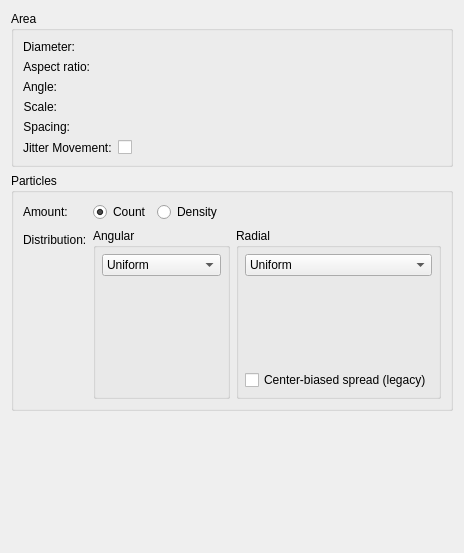
<?xml version="1.0" encoding="UTF-8"?>
<ui version="4.0">
 <author>
    SPDX-FileCopyrightText: none
    SPDX-License-Identifier: GPL-3.0-or-later
  </author>
 <class>WdgSprayOptions</class>
 <widget class="QWidget" name="WdgSprayOptions">
  <property name="geometry">
   <rect>
    <x>0</x>
    <y>0</y>
    <width>464</width>
    <height>553</height>
   </rect>
  </property>
  <property name="sizePolicy">
   <sizepolicy hsizetype="Preferred" vsizetype="Fixed">
    <horstretch>255</horstretch>
    <verstretch>255</verstretch>
   </sizepolicy>
  </property>
  <property name="minimumSize">
   <size>
    <width>425</width>
    <height>290</height>
   </size>
  </property>
  <layout class="QVBoxLayout" name="verticalLayout" stretch="0,0,1">
   <item>
    <widget class="QGroupBox" name="groupBox_2">
     <property name="title">
      <string comment="Name of the group of options related to the spay area in the spray engine">Area</string>
     </property>
     <layout class="QFormLayout" name="formLayout">
      <property name="fieldGrowthPolicy">
       <enum>QFormLayout::AllNonFixedFieldsGrow</enum>
      </property>
      <item row="0" column="0">
       <widget class="QLabel" name="diameterLabel">
        <property name="sizePolicy">
         <sizepolicy hsizetype="Preferred" vsizetype="Preferred">
          <horstretch>0</horstretch>
          <verstretch>0</verstretch>
         </sizepolicy>
        </property>
        <property name="text">
         <string comment="Label for the diameter of the spray area in the spray engine">Diameter:</string>
        </property>
        <property name="alignment">
         <set>Qt::AlignRight|Qt::AlignTrailing|Qt::AlignVCenter</set>
        </property>
       </widget>
      </item>
      <item row="0" column="1">
       <widget class="KisDoubleSliderSpinBox" name="diameterSpinBox" native="true"/>
      </item>
      <item row="1" column="0">
       <widget class="QLabel" name="aspectLabel">
        <property name="sizePolicy">
         <sizepolicy hsizetype="Preferred" vsizetype="Preferred">
          <horstretch>0</horstretch>
          <verstretch>0</verstretch>
         </sizepolicy>
        </property>
        <property name="text">
         <string comment="Label for the aspect ratio of the spray area in the spray engine">Aspect ratio:</string>
        </property>
        <property name="alignment">
         <set>Qt::AlignRight|Qt::AlignTrailing|Qt::AlignVCenter</set>
        </property>
       </widget>
      </item>
      <item row="1" column="1">
       <widget class="KisDoubleSliderSpinBox" name="aspectSPBox" native="true"/>
      </item>
      <item row="2" column="0">
       <widget class="QLabel" name="rotationLbl">
        <property name="sizePolicy">
         <sizepolicy hsizetype="Preferred" vsizetype="Preferred">
          <horstretch>0</horstretch>
          <verstretch>0</verstretch>
         </sizepolicy>
        </property>
        <property name="text">
         <string comment="Label for the angle of the spray area in the spray engine">Angle:</string>
        </property>
        <property name="alignment">
         <set>Qt::AlignRight|Qt::AlignTrailing|Qt::AlignVCenter</set>
        </property>
       </widget>
      </item>
      <item row="2" column="1">
       <layout class="QHBoxLayout" name="horizontalLayout">
        <property name="spacing">
         <number>0</number>
        </property>
        <item>
         <widget class="KisAngleSelector" name="rotationAngleSelector" native="true"/>
        </item>
        <item>
         <spacer name="horizontalSpacer">
          <property name="orientation">
           <enum>Qt::Horizontal</enum>
          </property>
          <property name="sizeHint" stdset="0">
           <size>
            <width>0</width>
            <height>0</height>
           </size>
          </property>
         </spacer>
        </item>
       </layout>
      </item>
      <item row="3" column="0">
       <widget class="QLabel" name="scaleLbl">
        <property name="sizePolicy">
         <sizepolicy hsizetype="Preferred" vsizetype="Preferred">
          <horstretch>0</horstretch>
          <verstretch>0</verstretch>
         </sizepolicy>
        </property>
        <property name="text">
         <string comment="Label for the scale of the spray area in the spray engine">Scale:</string>
        </property>
        <property name="alignment">
         <set>Qt::AlignRight|Qt::AlignTrailing|Qt::AlignVCenter</set>
        </property>
       </widget>
      </item>
      <item row="3" column="1">
       <widget class="KisDoubleSliderSpinBox" name="scaleSpin" native="true"/>
      </item>
      <item row="4" column="0">
       <widget class="QLabel" name="spacingLabel">
        <property name="text">
         <string comment="Label for the spacing of the spray area in the spray engine">Spacing:</string>
        </property>
        <property name="alignment">
         <set>Qt::AlignRight|Qt::AlignTrailing|Qt::AlignVCenter</set>
        </property>
       </widget>
      </item>
      <item row="4" column="1">
       <widget class="KisDoubleSliderSpinBox" name="spacingSpin" native="true"/>
      </item>
      <item row="5" column="0">
       <widget class="QLabel" name="labelJitter">
        <property name="text">
         <string comment="Label for the jitter movement of the spray area in the spray engine">Jitter Movement:</string>
        </property>
       </widget>
      </item>
      <item row="5" column="1">
       <layout class="QHBoxLayout" name="horizontalLayout_2" stretch="0,1">
        <item>
         <widget class="QCheckBox" name="jitterMoveBox">
          <property name="sizePolicy">
           <sizepolicy hsizetype="Minimum" vsizetype="Fixed">
            <horstretch>0</horstretch>
            <verstretch>0</verstretch>
           </sizepolicy>
          </property>
          <property name="text">
           <string/>
          </property>
         </widget>
        </item>
        <item>
         <widget class="KisDoubleSliderSpinBox" name="jitterMovementSpin" native="true">
          <property name="enabled">
           <bool>false</bool>
          </property>
         </widget>
        </item>
       </layout>
      </item>
     </layout>
    </widget>
   </item>
   <item>
    <widget class="QGroupBox" name="groupBox">
     <property name="title">
      <string comment="Name of the group of options related to the spay particles in the spray engine">Particles</string>
     </property>
     <layout class="QFormLayout" name="formLayout_2">
      <property name="fieldGrowthPolicy">
       <enum>QFormLayout::AllNonFixedFieldsGrow</enum>
      </property>
      <item row="0" column="0">
       <widget class="QLabel" name="label">
        <property name="text">
         <string comment="Label for the amount of particles in the spray engine">Amount:</string>
        </property>
       </widget>
      </item>
      <item row="0" column="1">
       <layout class="QHBoxLayout" name="horizontalLayout_5" stretch="0,0,1">
        <item>
         <widget class="QRadioButton" name="countRadioButton">
          <property name="text">
           <string comment="Check box to indicate that the user should set the exact number of particles in the spray engine">Count</string>
          </property>
          <property name="checked">
           <bool>true</bool>
          </property>
         </widget>
        </item>
        <item>
         <widget class="QRadioButton" name="densityRadioButton">
          <property name="text">
           <string comment="Check box to indicate that the user should set the number of particles in terms of density relative to the spray area in the spray engine">Density</string>
          </property>
         </widget>
        </item>
        <item>
         <layout class="QHBoxLayout" name="horizontalLayout_4">
          <property name="spacing">
           <number>0</number>
          </property>
          <item>
           <widget class="KisDoubleSliderSpinBox" name="particlesSpinBox" native="true"/>
          </item>
          <item>
           <widget class="KisDoubleSliderSpinBox" name="coverageSpin" native="true"/>
          </item>
         </layout>
        </item>
       </layout>
      </item>
      <item row="1" column="1">
       <layout class="QHBoxLayout" name="horizontalLayout_3">
        <item>
         <widget class="QGroupBox" name="groupBoxAngularDistribution">
          <property name="title">
           <string comment="Name of the group of options related to the angular distribution of particles in the spray engine">Angular</string>
          </property>
          <layout class="QVBoxLayout" name="layoutAngularDist" stretch="0,0,1">
           <property name="leftMargin">
            <number>6</number>
           </property>
           <property name="topMargin">
            <number>6</number>
           </property>
           <property name="rightMargin">
            <number>6</number>
           </property>
           <property name="bottomMargin">
            <number>6</number>
           </property>
           <item>
            <widget class="QComboBox" name="angularDistCombo">
             <property name="sizePolicy">
              <sizepolicy hsizetype="MinimumExpanding" vsizetype="Fixed">
               <horstretch>0</horstretch>
               <verstretch>0</verstretch>
              </sizepolicy>
             </property>
             <item>
              <property name="text">
               <string>Uniform</string>
              </property>
             </item>
             <item>
              <property name="text">
               <string>Curve</string>
              </property>
             </item>
            </widget>
           </item>
           <item>
            <widget class="QWidget" name="curveAngularDistContainer" native="true">
             <layout class="QVBoxLayout" name="verticalLayout_2">
              <property name="leftMargin">
               <number>0</number>
              </property>
              <property name="topMargin">
               <number>0</number>
              </property>
              <property name="rightMargin">
               <number>0</number>
              </property>
              <property name="bottomMargin">
               <number>0</number>
              </property>
              <item>
               <widget class="KisCurveWidget" name="curveAngularDistWidget" native="true">
                <property name="minimumSize">
                 <size>
                  <width>100</width>
                  <height>64</height>
                 </size>
                </property>
               </widget>
              </item>
              <item>
               <widget class="KisSliderSpinBox" name="curveAngularDistSpin" native="true"/>
              </item>
             </layout>
            </widget>
           </item>
           <item>
            <spacer name="verticalSpacer_2">
             <property name="orientation">
              <enum>Qt::Vertical</enum>
             </property>
             <property name="sizeHint" stdset="0">
              <size>
               <width>0</width>
               <height>0</height>
              </size>
             </property>
            </spacer>
           </item>
          </layout>
         </widget>
        </item>
        <item>
         <widget class="QGroupBox" name="groupBoxRadialDistribution">
          <property name="title">
           <string comment="Name of the group of options related to the radial distribution of particles in the spray engine">Radial</string>
          </property>
          <layout class="QVBoxLayout" name="layoutRadialDist" stretch="0,0,0,0,0,1">
           <property name="leftMargin">
            <number>6</number>
           </property>
           <property name="topMargin">
            <number>6</number>
           </property>
           <property name="rightMargin">
            <number>6</number>
           </property>
           <property name="bottomMargin">
            <number>6</number>
           </property>
           <item>
            <widget class="QComboBox" name="radialDistCombo">
             <property name="sizePolicy">
              <sizepolicy hsizetype="MinimumExpanding" vsizetype="Fixed">
               <horstretch>0</horstretch>
               <verstretch>0</verstretch>
              </sizepolicy>
             </property>
             <item>
              <property name="text">
               <string>Uniform</string>
              </property>
             </item>
             <item>
              <property name="text">
               <string>Gaussian</string>
              </property>
             </item>
             <item>
              <property name="text">
               <string>Cluster</string>
              </property>
             </item>
             <item>
              <property name="text">
               <string>Curve</string>
              </property>
             </item>
            </widget>
           </item>
           <item>
            <widget class="KisDoubleSliderSpinBox" name="stdDeviationRadialDistSpin" native="true"/>
           </item>
           <item>
            <widget class="KisDoubleSliderSpinBox" name="clusterRadialDistSpin" native="true"/>
           </item>
           <item>
            <widget class="QWidget" name="curveRadialDistContainer" native="true">
             <layout class="QVBoxLayout" name="verticalLayout_3">
              <property name="leftMargin">
               <number>0</number>
              </property>
              <property name="topMargin">
               <number>0</number>
              </property>
              <property name="rightMargin">
               <number>0</number>
              </property>
              <property name="bottomMargin">
               <number>0</number>
              </property>
              <item>
               <widget class="KisCurveWidget" name="curveRadialDistWidget" native="true">
                <property name="minimumSize">
                 <size>
                  <width>100</width>
                  <height>64</height>
                 </size>
                </property>
               </widget>
              </item>
              <item>
               <widget class="KisSliderSpinBox" name="curveRadialDistSpin" native="true"/>
              </item>
             </layout>
            </widget>
           </item>
           <item>
            <widget class="QCheckBox" name="centerBiasedPolarDistanceBox">
             <property name="text">
              <string comment="Check box to indicate that the radial distribution should use the old method where particles are biased towards the center of the spray area in the spray engine">Center-biased spread (legacy)</string>
             </property>
            </widget>
           </item>
           <item>
            <spacer name="verticalSpacer_3">
             <property name="orientation">
              <enum>Qt::Vertical</enum>
             </property>
             <property name="sizeHint" stdset="0">
              <size>
               <width>0</width>
               <height>0</height>
              </size>
             </property>
            </spacer>
           </item>
          </layout>
         </widget>
        </item>
       </layout>
      </item>
      <item row="1" column="0">
       <widget class="QLabel" name="label_3">
        <property name="text">
         <string comment="Label for the distribution of particles in the spray engine">Distribution:</string>
        </property>
       </widget>
      </item>
     </layout>
    </widget>
   </item>
   <item>
    <spacer name="verticalSpacer">
     <property name="orientation">
      <enum>Qt::Vertical</enum>
     </property>
     <property name="sizeHint" stdset="0">
      <size>
       <width>0</width>
       <height>0</height>
      </size>
     </property>
    </spacer>
   </item>
  </layout>
 </widget>
 <customwidgets>
  <customwidget>
   <class>KisDoubleSliderSpinBox</class>
   <extends>QWidget</extends>
   <header location="global">kis_slider_spin_box.h</header>
   <container>1</container>
  </customwidget>
  <customwidget>
   <class>KisAngleSelector</class>
   <extends>QWidget</extends>
   <header location="global">KisAngleSelector.h</header>
   <container>1</container>
  </customwidget>
  <customwidget>
   <class>KisCurveWidget</class>
   <extends>QWidget</extends>
   <header location="global">kis_curve_widget.h</header>
   <container>1</container>
  </customwidget>
  <customwidget>
   <class>KisSliderSpinBox</class>
   <extends>QWidget</extends>
   <header location="global">kis_slider_spin_box.h</header>
   <container>1</container>
  </customwidget>
 </customwidgets>
 <resources/>
 <connections/>
</ui>
